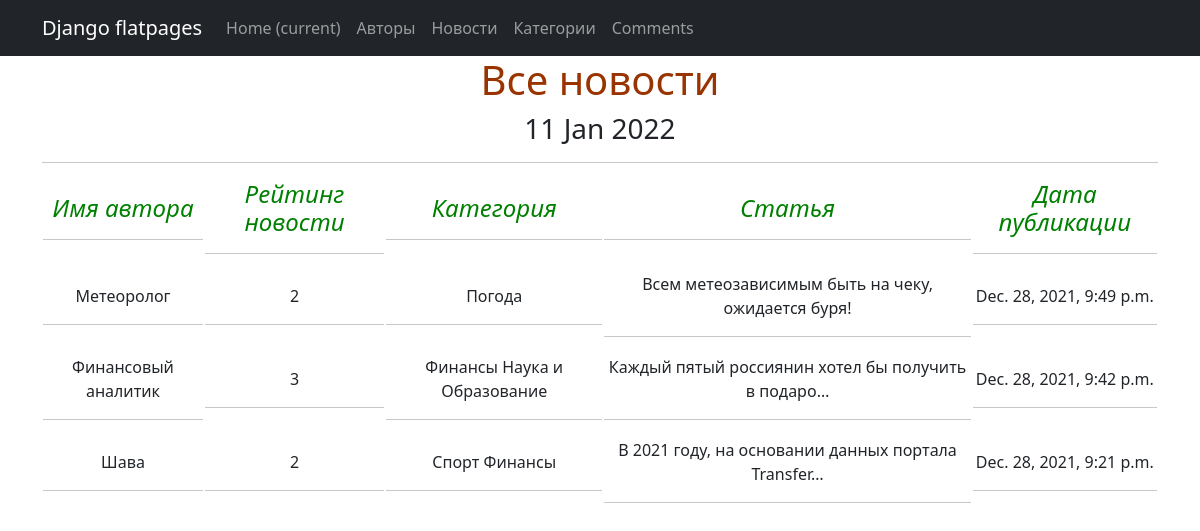
Screenshot of /authors/ with the database file from the repository.
### news/models.py (models this page shows, shortened)
class Post(models.Model):
    author = models.ForeignKey(Author, on_delete=models.CASCADE)
    NEWS = 'NW'
    ARTICLE = 'AR'
    CATEGORY_CHOICES = (
        (NEWS, 'Новости'),
        (ARTICLE, 'Статья'),
    )
    categoryType = models.CharField(max_length=2, choices=CATEGORY_CHOICES, default=ARTICLE)
    dateCreation = models.DateTimeField(auto_now_add=True)
    postCategory = models.ManyToManyField(Category, through='PostCategory')
    title = models.CharField(max_length=128)
    text = models.TextField()
    rating = models.SmallIntegerField(default=0)

class Author(models.Model):
    authorUser = models.OneToOneField(User, on_delete=models.CASCADE)
    ratingAuthor = models.SmallIntegerField(default=0)
    def __str__(self):
        return self.authorUser.username

class Category(models.Model):
    name = models.CharField(max_length=64, unique=True)
    def __str__(self):
        return self.name

### news/views.py (the view)
# urls.py: path('', PostsList.as_view()),
class PostsList(ListView):
    model = Post
    template_name = 'news1.html'
    context_object_name = 'Posts'
    queryset = Post.objects.order_by('-dateCreation')
    def get_context_data(self, **kwargs):
        context = super().get_context_data(**kwargs)
        context['time_now'] = datetime.utcnow()
        context['value1'] = None
        return context

### news/templatetags/my_filters.py (called while the page is built)
@register.filter(name='Censor')
def Censor(value):
    censor_list = ['дебил',
                   'дурак',
                   'придурок']
    value1 = (str(value)).split()
    for i in censor_list:
        for j in value1:
            if j == i:
                value1.remove(i)
    value = ' '.join(value1)
    return str(value)

### news/templates/news1.html (shortened to what this page needs)
{% extends 'flatpages/default.html' %}
{% load my_filters %}
{% block content %}
    <h1><span style="color: #993300;">Все новости</span></h1>
    <h3>{{ time_now|date:'d M Y' }}</h3>
    <hr>
    {% if Posts %}
        <table>
            <tr>
                <td>
                    <h4><em><span style="color: #008000;">Имя автора</span></em></h4>
                    <hr />
                </td>
                <td>
                    <h4><em><span style="color: #008000;">Рейтинг новости</span></em></h4>
                    <hr />
                </td>
                <td>
                    <h4><em><span style="color: #008000;">Категория</span></em></h4>
                    <hr />
                </td>
                <td>
                    <h4><em><span style="color: #008000;">Статья</span></em></h4>
                    <hr />
                </td>
                <td>
                    <h4><em><span style="color: #008000;">Дата публикации</span></em></h4>
                    <hr />
                </td>
            </tr>
        {% for news1 in Posts %}
            <tr>
                <td>
                    {{ news1.author }}
                <hr />
                </td>
                <td>
                    {{ news1.rating }}
                    <hr />
                </td>
                <td>
                {% for new in news1.postCategory.all %}
                     {{ new }}
                {% endfor %}
                    <hr />
                </td>
                <td>
                    {{ news1.text|truncatechars:50|Censor }}
                    <hr />
                </td>
                <td>
                    {{ news1.dateCreation }}
                    <hr />
                </td>
            </tr>
        {% endfor %}
        </table>
    {% else %}
        <h2>Авторов нет!</h2>
    {% endif %}
{% endblock content %}

### news/templates/flatpages/default.html (shortened to what this page needs)
<!DOCTYPE html>
<html lang="en">
<head>
    {% load static %}
    <link href="{% static 'css/styles.css' %}" rel="stylesheet"/>
</head>
<body>
<nav class="navbar navbar-expand-lg navbar-dark bg-dark static-top">
   <div class="container">
       <a class="navbar-brand" href="#">Django flatpages</a>
       <div class="collapse navbar-collapse" id="navbarResponsive">
           <ul class="navbar-nav ml-auto">
               <li class="nav-item active">
                   <a class="nav-link" href="/home/">Home
                       <span class="sr-only">(current)</span>
                   </a>
               </li>
               <li class="nav-item">
                   <a class="nav-link" href="/authors/">Авторы</a>
               </li>
               <li class="nav-item">
                   <a class="nav-link" href="/news/">Новости</a>
               </li>
               <li class="nav-item">
                   <a class="nav-link" href="/categories/">Категории</a>
               </li>
               <li class="nav-item">
                   <a class="nav-link" href="/comments/">Comments</a>
               </li>
           </ul>
       </div>
   </div>
</nav>
<div class="container">
    <div class="row">
        <div class="col-lg-12 text-center">
            {% block content %}
            {% endblock content %}
        </div>
    </div>
</body>
</html>

### rows the page displays
Post: author "Метеоролог", rating "2", text|Censor "Всем метеозависимым быть на чеку, ожидается буря!", dateCreation "Dec. 28, 2021, 9:49 p.m."
Category: name "Погода"
Post: author "Финансовый аналитик", rating "3", text|Censor "Каждый пятый россиянин хотел бы получить в подаро…", dateCreation "Dec. 28, 2021, 9:42 p.m."
Category: name "Финансы"
Category: name "Наука и Образование"
Post: author "Шава", rating "2", text|Censor "В 2021 году, на основании данных портала Transfer…", dateCreation "Dec. 28, 2021, 9:21 p.m."
Category: name "Спорт"

### other values shown
{{ time_now|date:'d M Y' }} "11 Jan 2022"
